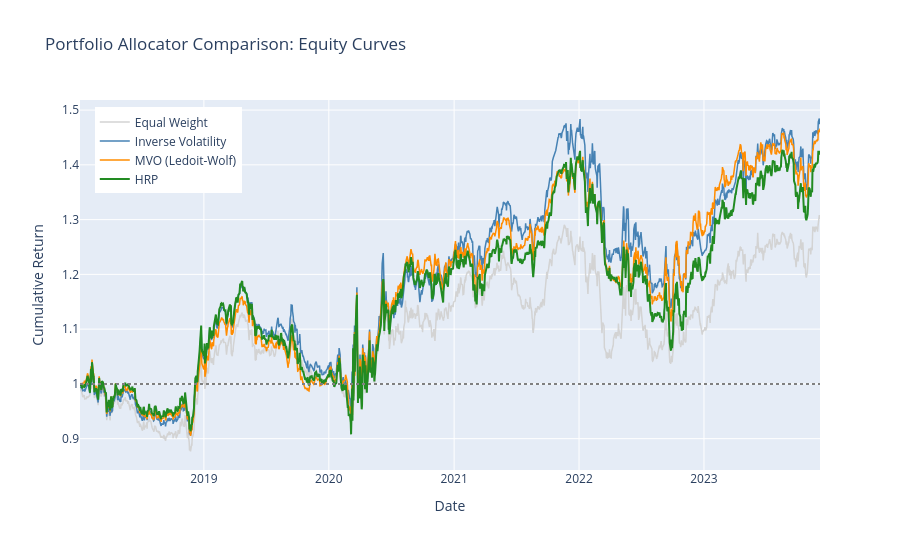

The notebook cell saved with this chart:
### Markdown cell above
## 8. Equity Curves

### Code cell
fig = go.Figure()

colors = {
    "Equal Weight": "lightgray",
    "Inverse Volatility": "steelblue",
    "MVO (Ledoit-Wolf)": "darkorange",
    "HRP": "forestgreen",
}

for name, result in results.items():
    fig.add_trace(
        go.Scatter(
            x=result["dates"],
            y=result["cumulative_return"],
            mode="lines",
            name=name,
            line=dict(color=colors.get(name, "gray"), width=2 if name == "HRP" else 1.5),
        )
    )

fig.add_hline(y=1.0, line_dash="dot", line_color="gray")

fig.update_layout(
    title="Portfolio Allocator Comparison: Equity Curves",
    xaxis_title="Date",
    yaxis_title="Cumulative Return",
    height=550,
    legend=dict(x=0.02, y=0.98),
)
fig.show()

### Figure 1 — Plotly figure (JSON) as saved in the notebook; plotly's stock layout.template omitted (floating-point values rounded to 4 significant figures; data arrays with more than 128 entries replaced by an {"elided": "..."} marker saying what was removed)
{"data": [{"line": {"color": "lightgray", "width": 1.5}, "mode": "lines", "name": "Equal Weight", "type": "scatter", "x": {"elided": "1491 str values"}, "y": {"elided": "1491 float values"}}, {"line": {"color": "steelblue", "width": 1.5}, "mode": "lines", "name": "Inverse Volatility", "type": "scatter", "x": {"elided": "1491 str values"}, "y": {"elided": "1491 float values"}}, {"line": {"color": "darkorange", "width": 1.5}, "mode": "lines", "name": "MVO (Ledoit-Wolf)", "type": "scatter", "x": {"elided": "1491 str values"}, "y": {"elided": "1491 float values"}}, {"line": {"color": "forestgreen", "width": 2}, "mode": "lines", "name": "HRP", "type": "scatter", "x": {"elided": "1491 str values"}, "y": {"elided": "1491 float values"}}], "layout": {"height": 550, "legend": {"x": 0.02, "y": 0.98}, "shapes": [{"line": {"color": "gray", "dash": "dot"}, "type": "line", "x0": 0, "x1": 1, "xref": "x domain", "y0": 1.0, "y1": 1.0, "yref": "y"}], "title": {"text": "Portfolio Allocator Comparison: Equity Curves"}, "xaxis": {"title": {"text": "Date"}}, "yaxis": {"title": {"text": "Cumulative Return"}}}}
